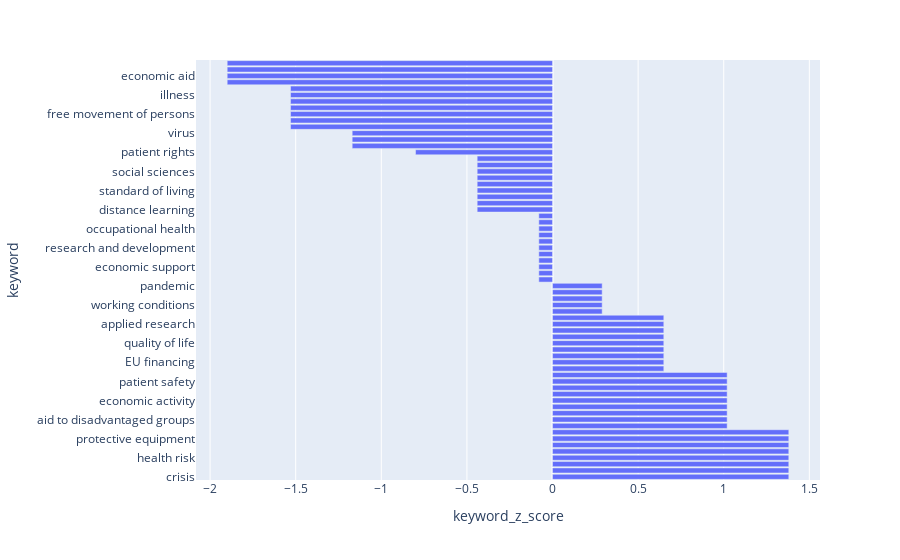
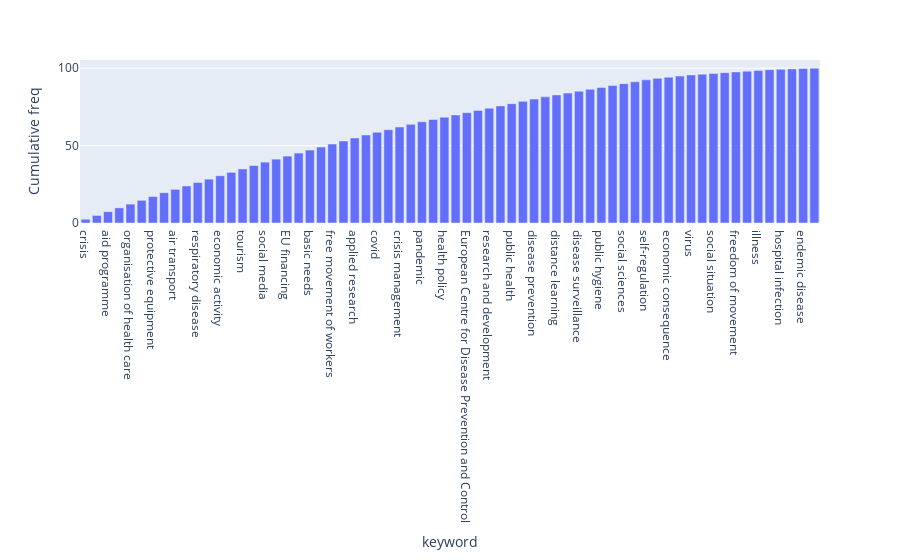
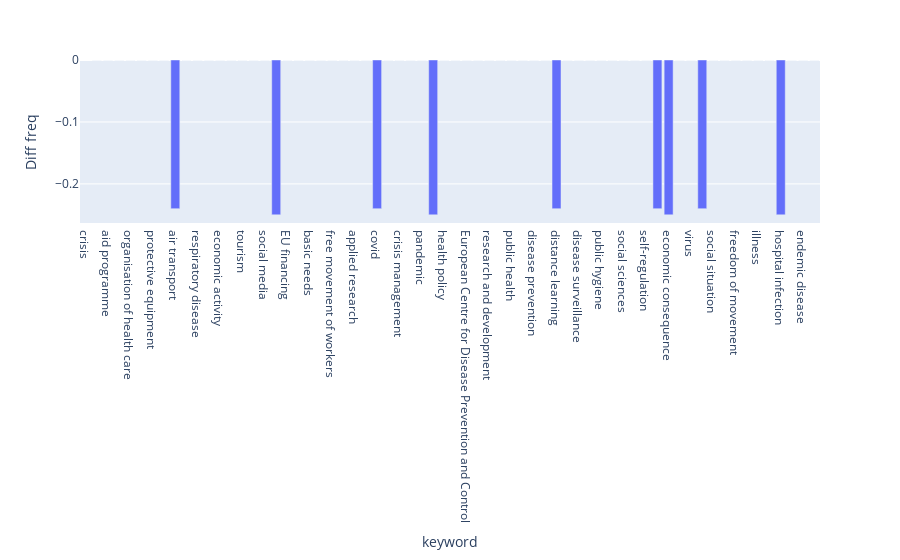
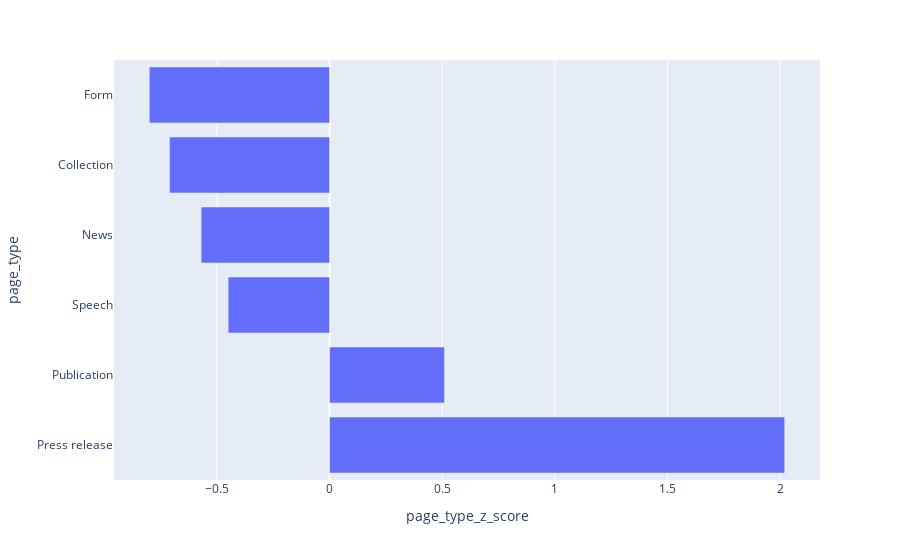

The cell these charts' notebook holds for them, in order:
### Markdown cell above
## Analysis and visualization:
- Z score
- cumulative frequencies
- difference in neighboring frequencies

### Code cell
for key in eda_result.keys():
    data = eda_result[key].copy()
    column_name = data.columns[1]
    z_score_column = data.columns[0] + '_z_score'
    cumulative_freq = 'Cumulative freq'
    diff_freq = 'Diff freq'
    data[z_score_column] = z_score_for_series(data[column_name])
    data[cumulative_freq] = data[column_name].cumsum()
    data[diff_freq] = data[column_name].diff()
    display(Markdown(f"Std deviation for [{key}] is [{round(data[column_name].std(),2)}]"))
    display(data)
    px.bar(data,x=data.columns[2],y=data.columns[0]).show()
    px.bar(data,x=data.columns[0],y=data.columns[3]).show()
    px.bar(data,x=data.columns[0],y=data.columns[4]).show()

### Figure 1 — Plotly figure (JSON) as saved in the notebook; plotly's stock layout.template omitted (floating-point values rounded to 4 significant figures)
{"data": [{"alignmentgroup": "True", "hovertemplate": "keyword_z_score=%{x}<br>keyword=%{y}<extra></extra>", "legendgroup": "", "marker": {"color": "#636efa"}, "name": "", "offsetgroup": "", "orientation": "h", "showlegend": false, "textposition": "auto", "type": "bar", "x": [1.38, 1.38, 1.38, 1.38, 1.38, 1.38, 1.38, 1.38, 1.02, 1.02, 1.02, 1.02, 1.02, 1.02, 1.02, 1.02, 1.02, 0.65, 0.65, 0.65, 0.65, 0.65, 0.65, 0.65, 0.65, 0.65, 0.29, 0.29, 0.29, 0.29, 0.29, -0.08, -0.08, -0.08, -0.08, -0.08, -0.08, -0.08, -0.08, -0.08, -0.08, -0.08, -0.44, -0.44, -0.44, -0.44, -0.44, -0.44, -0.44, -0.44, -0.44, -0.8, -1.17, -1.17, -1.17, -1.53, -1.53, -1.53, -1.53, -1.53, -1.53, -1.53, -1.9, -1.9, -1.9, -1.9], "xaxis": "x", "y": ["crisis", "social impact", "aid programme", "health risk", "organisation of health care", "working environment", "protective equipment", "e-Health", "air transport", "aid to disadvantaged groups", "respiratory disease", "innovation", "economic activity", "social well-being", "tourism", "patient safety", "social media", "vaccination", "EU financing", "health control", "basic needs", "quality of life", "free movement of workers", "public awareness campaign", "applied research", "health legislation", "covid", "working conditions", "crisis management", "living conditions", "pandemic", "communications policy", "health policy", "economic support", "European Centre for Disease Prevention and Control", "health service", "research and development", "social participation", "public health", "occupational health", "disease prevention", "state of emergency", "distance learning", "labour market", "disease surveillance", "standard of living", "public hygiene", "infectious disease", "social sciences", "viral disease", "self-regulation", "patient rights", "economic consequence", "epidemiology", "virus", "coronavirus disease", "social situation", "free movement of persons", "freedom of movement", "aid to undertakings", "illness", "medical research", "hospital infection", "economic aid", "endemic disease", "restriction of liberty"], "yaxis": "y"}], "layout": {"barmode": "relative", "legend": {"tracegroupgap": 0}, "margin": {"t": 60}, "xaxis": {"anchor": "y", "domain": [0.0, 1.0], "title": {"text": "keyword_z_score"}}, "yaxis": {"anchor": "x", "domain": [0.0, 1.0], "title": {"text": "keyword"}}}}

### Figure 2 — Plotly figure (JSON) as saved in the notebook; plotly's stock layout.template omitted (floating-point values rounded to 4 significant figures)
{"data": [{"alignmentgroup": "True", "hovertemplate": "keyword=%{x}<br>Cumulative freq=%{y}<extra></extra>", "legendgroup": "", "marker": {"color": "#636efa"}, "name": "", "offsetgroup": "", "orientation": "v", "showlegend": false, "textposition": "auto", "type": "bar", "x": ["crisis", "social impact", "aid programme", "health risk", "organisation of health care", "working environment", "protective equipment", "e-Health", "air transport", "aid to disadvantaged groups", "respiratory disease", "innovation", "economic activity", "social well-being", "tourism", "patient safety", "social media", "vaccination", "EU financing", "health control", "basic needs", "quality of life", "free movement of workers", "public awareness campaign", "applied research", "health legislation", "covid", "working conditions", "crisis management", "living conditions", "pandemic", "communications policy", "health policy", "economic support", "European Centre for Disease Prevention and Control", "health service", "research and development", "social participation", "public health", "occupational health", "disease prevention", "state of emergency", "distance learning", "labour market", "disease surveillance", "standard of living", "public hygiene", "infectious disease", "social sciences", "viral disease", "self-regulation", "patient rights", "economic consequence", "epidemiology", "virus", "coronavirus disease", "social situation", "free movement of persons", "freedom of movement", "aid to undertakings", "illness", "medical research", "hospital infection", "economic aid", "endemic disease", "restriction of liberty"], "xaxis": "x", "y": [2.44, 4.88, 7.32, 9.76, 12.2, 14.64, 17.08, 19.52, 21.72, 23.92, 26.12, 28.32, 30.52, 32.72, 34.92, 37.12, 39.32, 41.27, 43.22, 45.17, 47.12, 49.07, 51.02, 52.97, 54.92, 56.87, 58.58, 60.29, 62.0, 63.71, 65.42, 66.88, 68.34, 69.8, 71.26, 72.72, 74.18, 75.64, 77.1, 78.56, 80.02, 81.48, 82.7, 83.92, 85.14, 86.36, 87.58, 88.8, 90.02, 91.24, 92.46, 93.44, 94.17, 94.9, 95.63, 96.12, 96.61, 97.1, 97.59, 98.08, 98.57, 99.06, 99.3, 99.54, 99.78, 100.0], "yaxis": "y"}], "layout": {"barmode": "relative", "legend": {"tracegroupgap": 0}, "margin": {"t": 60}, "xaxis": {"anchor": "y", "domain": [0.0, 1.0], "title": {"text": "keyword"}}, "yaxis": {"anchor": "x", "domain": [0.0, 1.0], "title": {"text": "Cumulative freq"}}}}

### Figure 3 — Plotly figure (JSON) as saved in the notebook; plotly's stock layout.template omitted (floating-point values rounded to 4 significant figures)
{"data": [{"alignmentgroup": "True", "hovertemplate": "keyword=%{x}<br>Diff freq=%{y}<extra></extra>", "legendgroup": "", "marker": {"color": "#636efa"}, "name": "", "offsetgroup": "", "orientation": "v", "showlegend": false, "textposition": "auto", "type": "bar", "x": ["crisis", "social impact", "aid programme", "health risk", "organisation of health care", "working environment", "protective equipment", "e-Health", "air transport", "aid to disadvantaged groups", "respiratory disease", "innovation", "economic activity", "social well-being", "tourism", "patient safety", "social media", "vaccination", "EU financing", "health control", "basic needs", "quality of life", "free movement of workers", "public awareness campaign", "applied research", "health legislation", "covid", "working conditions", "crisis management", "living conditions", "pandemic", "communications policy", "health policy", "economic support", "European Centre for Disease Prevention and Control", "health service", "research and development", "social participation", "public health", "occupational health", "disease prevention", "state of emergency", "distance learning", "labour market", "disease surveillance", "standard of living", "public hygiene", "infectious disease", "social sciences", "viral disease", "self-regulation", "patient rights", "economic consequence", "epidemiology", "virus", "coronavirus disease", "social situation", "free movement of persons", "freedom of movement", "aid to undertakings", "illness", "medical research", "hospital infection", "economic aid", "endemic disease", "restriction of liberty"], "xaxis": "x", "y": [null, 0.0, 0.0, 0.0, 0.0, 0.0, 0.0, 0.0, -0.24, 0.0, 0.0, 0.0, 0.0, 0.0, 0.0, 0.0, 0.0, -0.25, 0.0, 0.0, 0.0, 0.0, 0.0, 0.0, 0.0, 0.0, -0.24, 0.0, 0.0, 0.0, 0.0, -0.25, 0.0, 0.0, 0.0, 0.0, 0.0, 0.0, 0.0, 0.0, 0.0, 0.0, -0.24, 0.0, 0.0, 0.0, 0.0, 0.0, 0.0, 0.0, 0.0, -0.24, -0.25, 0.0, 0.0, -0.24, 0.0, 0.0, 0.0, 0.0, 0.0, 0.0, -0.25, 0.0, 0.0, 0.0], "yaxis": "y"}], "layout": {"barmode": "relative", "legend": {"tracegroupgap": 0}, "margin": {"t": 60}, "xaxis": {"anchor": "y", "domain": [0.0, 1.0], "title": {"text": "keyword"}}, "yaxis": {"anchor": "x", "domain": [0.0, 1.0], "title": {"text": "Diff freq"}}}}

### Figure 4 — Plotly figure (JSON) as saved in the notebook; plotly's stock layout.template omitted (floating-point values rounded to 4 significant figures)
{"data": [{"alignmentgroup": "True", "hovertemplate": "page_type_z_score=%{x}<br>page_type=%{y}<extra></extra>", "legendgroup": "", "marker": {"color": "#636efa"}, "name": "", "offsetgroup": "", "orientation": "h", "showlegend": false, "textposition": "auto", "type": "bar", "x": [2.02, 0.51, -0.45, -0.57, -0.71, -0.8], "xaxis": "x", "y": ["Press release", "Publication", "Speech", "News", "Collection", "Form"], "yaxis": "y"}], "layout": {"barmode": "relative", "legend": {"tracegroupgap": 0}, "margin": {"t": 60}, "xaxis": {"anchor": "y", "domain": [0.0, 1.0], "title": {"text": "page_type_z_score"}}, "yaxis": {"anchor": "x", "domain": [0.0, 1.0], "title": {"text": "page_type"}}}}
